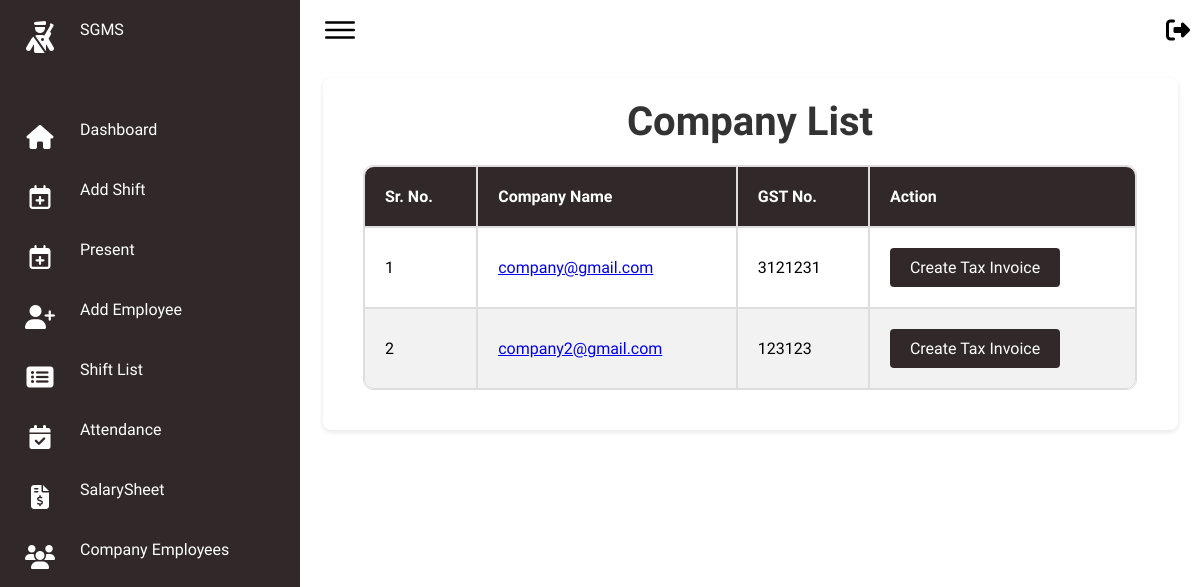
The app's page /companies/, older data.
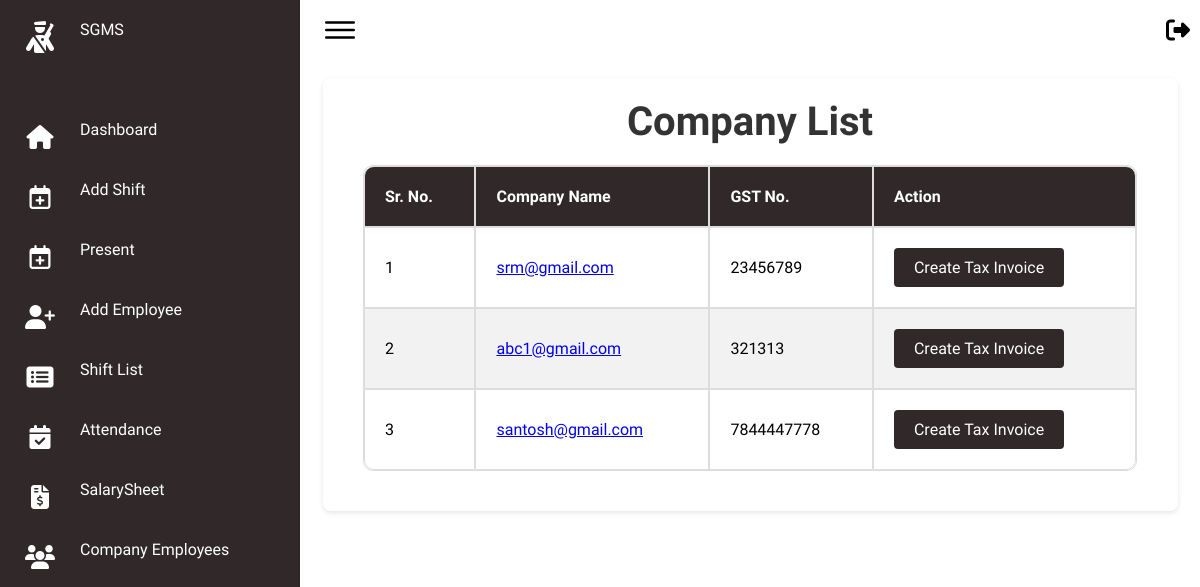
The same page, newer data.
### secman/models.py (models this page shows, shortened)
class UserProfile(models.Model):
    USER_TYPES = (
        ('hod', 'HOD'),
        ('fo', 'Field Officer'),
        ('company', 'Company'),
    )
    user = models.OneToOneField(User, on_delete=models.CASCADE)
    user_type = models.CharField(max_length=20, choices=USER_TYPES, default='fo')
    contact = models.CharField(max_length=12)
    gst_or_emergency = models.CharField(max_length=20)

### secman/views.py (the view)
# urls.py: path('companies/', views.company_list, name='company_list'),
def company_list(request):
    companies = UserProfile.objects.filter(user_type='company')
    company_data = []
    for company in companies:
        guard_count = EmployeeJoining.objects.filter(company=company, position='Security Guard').count()
        supervisor_count = EmployeeJoining.objects.filter(company=company, position='Supervisor').count()
        print(f"Company ID: {company.id}, Guards: {guard_count}, Supervisors: {supervisor_count}")  # Debugging line
        company_data.append({
            'company': company,
            'guard_count': guard_count,
            'supervisor_count': supervisor_count
        })
    return render(request, 'FO/company_list.html', {'company_data': company_data})

### secman/templates/FO/company_list.html (shortened to what this page needs)
{% extends 'FO/basefo.html' %}
{% block content %}
<head>
</head>
<body>
    <div class="card">
    <h1>Company List</h1>
    <table>
        <thead>
            <tr>
                <th>Sr. No.</th>
                <th>Company Name</th>
                <th>GST No.</th>
                <th>Action</th>
            </tr>
        </thead>
        <tbody>
            {% for company_info in company_data %}
                <tr>
                    <td>{{ forloop.counter }}</td>
                    <td>
                        <a href="{% url 'company_employees' company_info.company.id %}">
                            {{ company_info.company.user.email }}
                        </a>
                    </td>
                    <td>{{ company_info.company.gst_or_emergency }}</td>
                    <td>
                        <button onclick="openModal('{{ company_info.company.id }}', '{{ company_info.guard_count }}', '{{ company_info.supervisor_count }}')">
                            Create Tax Invoice
                        </button>
                    </td>
                </tr>
            {% endfor %}
        </tbody>
    </table>
</div>
</body>
{% endblock %}

Row changes from the older to the newer data that the page shows:
changed UserProfile: company.user.email "company@gmail.com" → "srm@gmail.com"; company.gst_or_emergency "3121231" → "23456789"
changed UserProfile: company.user.email "company2@gmail.com" → "abc1@gmail.com"; company.gst_or_emergency "123123" → "321313"
added UserProfile: company.user.email "santosh@gmail.com", company.gst_or_emergency "7844447778"
